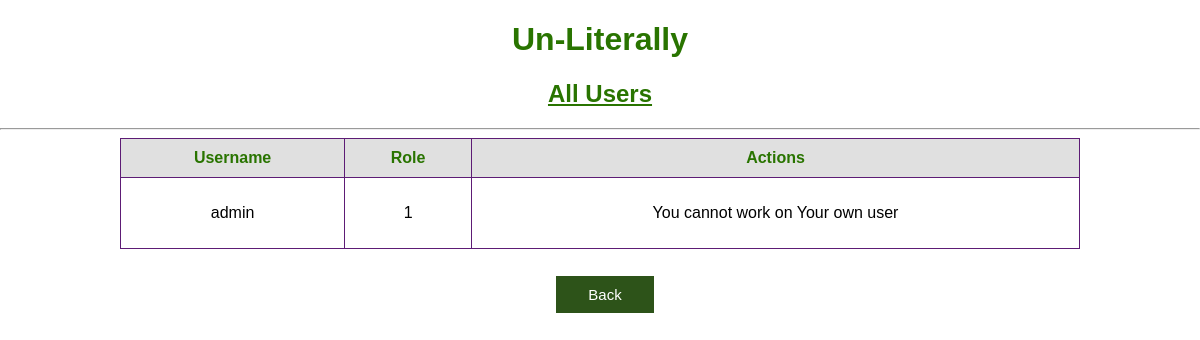
/all_users (signed in), run on an earlier commit of the app's database.
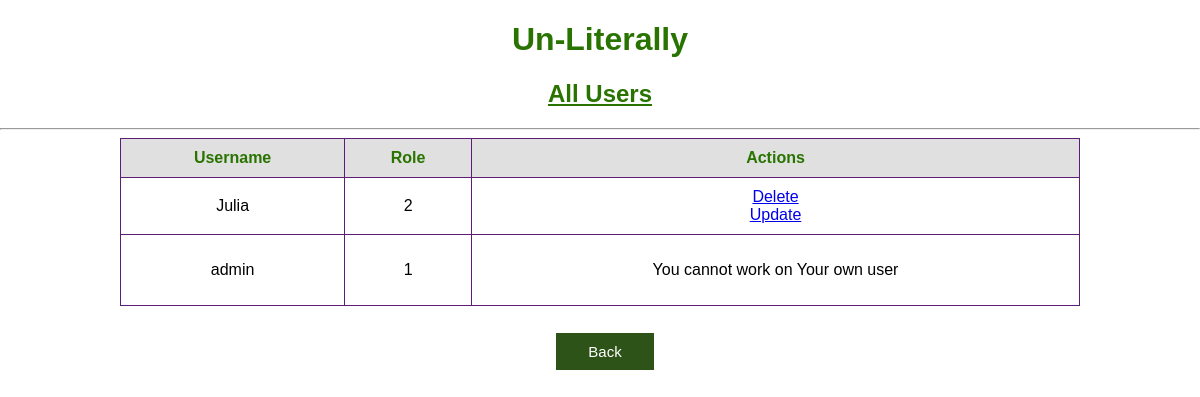
And on a later commit of the database.
### app.py (models this page shows)
class User(db.Model, UserMixin):
    id = db.Column(db.Integer, primary_key=True)
    username = db.Column(db.String(50), nullable=False, unique=True)
    password = db.Column(db.String(100), nullable=False)
    role_id = db.Column(db.Integer, db.ForeignKey('role.id'))

### app.py (the view)
@app.route('/all_users', methods=['POST','GET'])
@login_required
def all_users():
    if 1 == current_user.role_id:
        users = User.query.order_by(User.username).all()
        return render_template('all_users.html', users=users, id=current_user.id)
    else:
        title = 'permission to see the list of users'
        log_events(flag='ER!', title=f'No {title}', description=None)
        return render_template('error_page.html', message=f'You dont have {title}')

### app.py (called while the page is built)
@login_manager.user_loader
def load_user(user_id):
    return User.query.get(user_id)

### templates/all_users.html (shortened to what this page needs)
{% extends 'base.html' %}
{% block body %}
<div class="name">
    <h1 style="text-align: center; color: #297400; font-family: Arial; font-weight: bold;">Un-Literally</h1>
    <h2 style="text-align: center; color: #297400; text-decoration: underline; font-family: Arial; font-weight: bold;">All Users</h2>
</div>
<div>
    <hr>
    <div class="container_row">
        {% if users|length < 1 %}
            <h4 style="text-align: center;">There are no users in this app</h4>
        {% else %}
            <table>
                <tr>
                    <th>Username</th>
                    <th>Role</th>
                    <th>Actions</th>
                </tr>
                {% for user in users %}
                    <tr>
                        <td>{{ user.username }}</td>
                        <td>{{ user.role_id }}</td>
                        <td>
                            {% if user.id != id %}
                            <a href="/delete/user_{{user.id}}">Delete</a>
                            <br>
                            <a href="/update/user_{{user.id}}">Update</a>
                            {% else %}
                                <p>You cannot work on Your own user</p>
                            {% endif %}
                        </td>
                    </tr>
                {% endfor %}
            </table>
        {% endif %}
    </div>
</div>
<div class="container_column">
    <button class="back_button" onclick="window.location='/menu'" style="margin-left: 10px;">Back</button>
</div>
{% endblock %}

### templates/base.html (shortened to what this page needs)
<!DOCTYPE html>
<html lang="en">
    <head>
        <link rel="stylesheet" href="{{ url_for('static', filename='css/main.css') }}">
    </head>
    <body>
        {% block body %}{% endblock %}
    </body>
</html>

### static/css/main.css (style rules this page uses)
body, html { margin: 0; font-family: sans-serif; background-color: #FFFFFF; }
.name { margin: 0 auto; width: 400px; }
table { border-collapse: collapse; width: 80%; margin: auto; border: 1px solid #5d1c75; }
th, td { padding: 10px; text-align: center; border: 1px solid #5d1c75; }
th { background-color: #e0e0e0; color: #297400; }
.container_column { max-width: 800px; margin: auto; padding: 20px; display: flex; flex-wrap: wrap; justify-content: center; }
.back_button { background-color: #2d5319; border: none; color: white; padding: 10px 32px; text-align: center; text-decoration: none; display: inline-block; font-size: 15px; margin: 7px 0px 0px 0px; cursor: pointer; }
.container_column { display: flex; flex-direction: column; align-items: center; padding: 20px; margin: auto; max-width: 1000px; width: 90%; box-sizing: border-box; }
.container_row { display: flex; justify-content: center; align-items: center; width: 100%; margin: auto; }
button { padding: 10px 20px; font-size: 16px; border: none; cursor: pointer; transition: background-color 0.3s; }
button, input[type="submit"] { padding: 15px 40px; font-size: 18px; border: none; cursor: pointer; transition: background-color 0.3s; }

What changed in the data, as far as the page shows it:
added User: username "Julia", role_id "2"
